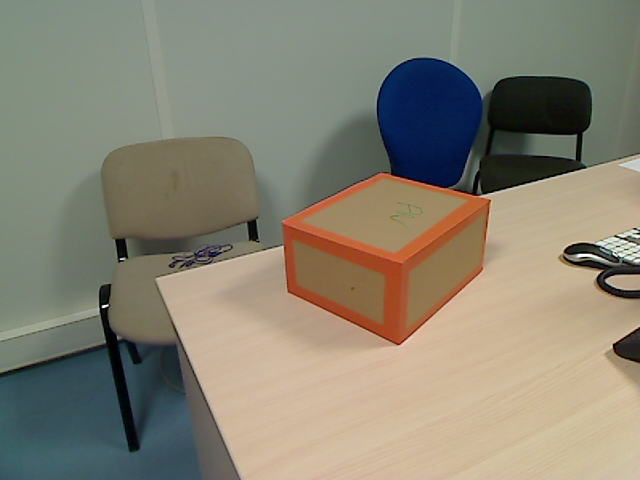
%> input picture localisation/imgLeft.png, 640 x 480 px
$ octave --eval "main;"   (GNU Octave 9; MATLAB toolbox functions it lacks are replaced by stand-ins)
%> lines starting %> are read from the running program, lines starting %| are printed output that depends on the picture
%-------- MAIN PROGRAM ---------------------------------------
function main

close all; clear all;
% Global variable
global App3d_ini; % App3d=[ X(1) X(2) Y(1) Y(2) Z(1) Z(2) ] initial coordinates
global App3d_mod; % App3d=[ X(1) X(2) Y(1) Y(2) Z(1) Z(2) ] modified coordinates
global App2d;     % App2d=[ normale.x normale.y normale.z ] normal of the interpretation plane

% Matching number
EPS=0.5; N=5;     % N: Number of edges to be manually chosen

% 3D Model definition
L=240; W=295; H=145;
modP=[W W 0 W W 0 0 0; 0 L L 0 L L 0 0; 0 0 0 H H H H 0; 1 1 1 1 1 1 1 1];
modA=[modP(1,1) modP(2,1) modP(3,1) modP(1,2) modP(2,2) modP(3,2);
      modP(1,2) modP(2,2) modP(3,2) modP(1,3) modP(2,3) modP(3,3);
      modP(1,1) modP(2,1) modP(3,1) modP(1,4) modP(2,4) modP(3,4);
      modP(1,2) modP(2,2) modP(3,2) modP(1,5) modP(2,5) modP(3,5);
      modP(1,3) modP(2,3) modP(3,3) modP(1,6) modP(2,6) modP(3,6);
      modP(1,4) modP(2,4) modP(3,4) modP(1,7) modP(2,7) modP(3,7);
      modP(1,6) modP(2,6) modP(3,6) modP(1,7) modP(2,7) modP(3,7);
      modP(1,5) modP(2,5) modP(3,5) modP(1,6) modP(2,6) modP(3,6);
      modP(1,5) modP(2,5) modP(3,5) modP(1,4) modP(2,4) modP(3,4);
      modP(1,8) modP(2,8) modP(3,8) modP(1,1) modP(2,1) modP(3,1);
      modP(1,8) modP(2,8) modP(3,8) modP(1,7) modP(2,7) modP(3,7);
      modP(1,8) modP(2,8) modP(3,8) modP(1,3) modP(2,3) modP(3,3)];

% Plot the model (the box)
figure(1);
plot3(0, 0, 0);
ll1 = line([modA(1,1),modA(1,4)],[modA(1,2),modA(1,5)],[modA(1,3),modA(1,6)]);
ll2 = line([modA(2,1),modA(2,4)],[modA(2,2),modA(2,5)],[modA(2,3),modA(2,6)]);
ll3 = line([modA(3,1),modA(3,4)],[modA(3,2),modA(3,5)],[modA(3,3),modA(3,6)]);
ll4 = line([modA(4,1),modA(4,4)],[modA(4,2),modA(4,5)],[modA(4,3),modA(4,6)]);
ll5 = line([modA(5,1),modA(5,4)],[modA(5,2),modA(5,5)],[modA(5,3),modA(5,6)]);
ll6 = line([modA(6,1),modA(6,4)],[modA(6,2),modA(6,5)],[modA(6,3),modA(6,6)]);
ll7 = line([modA(7,1),modA(7,4)],[modA(7,2),modA(7,5)],[modA(7,3),modA(7,6)]);
ll8 = line([modA(8,1),modA(8,4)],[modA(8,2),modA(8,5)],[modA(8,3),modA(8,6)]);
ll9 = line([modA(9,1),modA(9,4)],[modA(9,2),modA(9,5)],[modA(9,3),modA(9,6)]);
ll10 = line([modA(10,1),modA(10,4)],[modA(10,2),modA(10,5)],[modA(10,3),modA(10,6)]);
ll11 = line([modA(11,1),modA(11,4)],[modA(11,2),modA(11,5)],[modA(11,3),modA(11,6)]);
ll12 = line([modA(12,1),modA(12,4)],[modA(12,2),modA(12,5)],[modA(12,3),modA(12,6)]);

% Reverse x and y axis labels to position the inner most vertice at (0, 0, 0)
set(gca,'XDir','reverse');
set(gca,'YDir','reverse');
axis([-10 40 -10 40 -10 40]*10);
grid on;
xlabel('x (cm)'); ylabel('y (cm)'); zlabel('z (cm)'); title '3D model';
%> after `title '3D model'`:
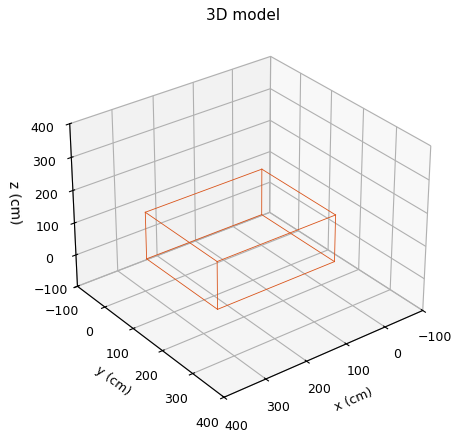
%> figure redrawn from the program's plot data

% Calibration left camera
u0_1=310.740; v0_1=217.256; alphaU_1=529.654; alphaV_1=527.635;
% Left image loading
image_l=imread('imgLeft.png', 'png');
%> image_l is the input picture: size 480x640x3 uint8; mean R, G, B 135.8, 131, 115
figure(2); colormap(gray(256));
image(image_l); title 'Object left image';
hold on;

% Calibration right camera
u0_2=310.731; v0_2=214.007; alphaU_2=531.037; alphaV_2=528.861;
% Right image loading
image_r=imread('imgRight.png', 'png');
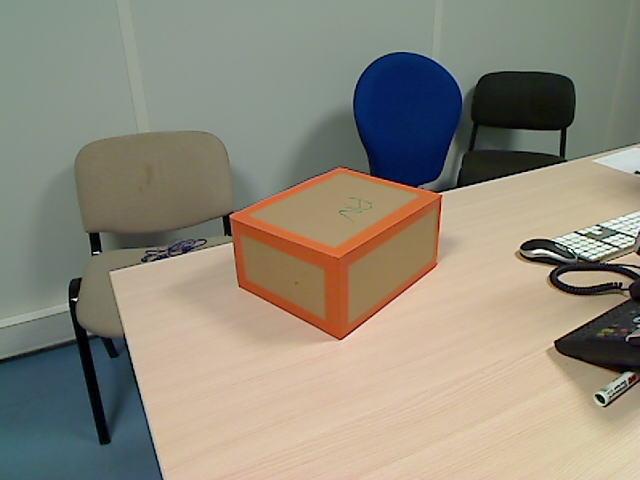
%> input picture localisation/imgRight.png, 640 x 480 px
%> image_r is the input picture: size 480x640x3 uint8; mean R, G, B 144.1, 138.4, 123.6

% Stereo rig
matPos_cl_cr=[0.9999 -0.0076 0.0047 -95.3538;0.0075 0.9999 -0.0034 -2.2704;-0.0046 0.0035 0.9999 -0.5507;0 0 0 1];
matPos_cr_cl=inv(matPos_cl_cr);

% Manual selection ('clicks') of the edge extremities for matching
colork={'cyan' 'magenta' 'yellow' 'red' 'green' 'blue' 'black' 'cyan'};
for p=1:N
    figure(2);                                          % Select the image
%> (the run ends here)
